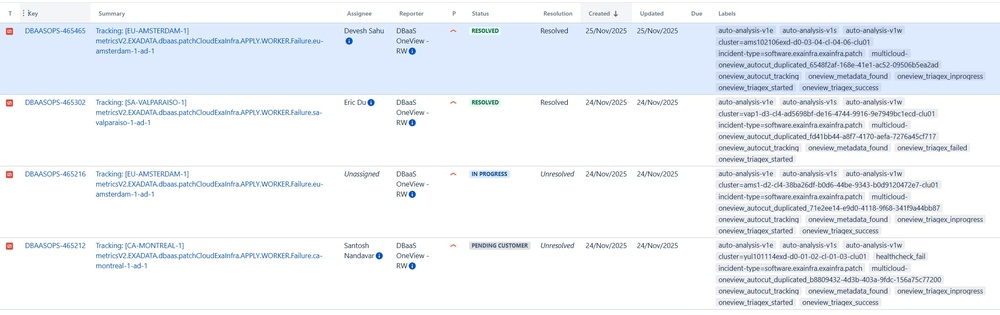
#> input picture Screenshot_Nov_25.jpg, 1000 x 315 px, shrunk from 2377 x 748 before the run
$ python jira_table_processor_antigravity.py
#> lines starting #> are read from the running program, lines starting #| are printed output that depends on the picture
import cv2
import pytesseract
import pandas as pd
import numpy as np
from PIL import Image
import os
from typing import Tuple, List, Optional

# Set tesseract cmd if needed (usually in PATH)
# pytesseract.pytesseract.tesseract_cmd = r'C:\Program Files\Tesseract-OCR\tesseract.exe'

class JiraTableProcessor:
    def __init__(self, image_path: str):
        self.image_path = image_path
        self.df = pd.DataFrame()
        self.status_df = pd.DataFrame()

    def extract_table_from_image(self) -> pd.DataFrame:
        """
        Extracts a table from a JIRA screenshot and returns a DataFrame.
        """
        print(f"Processing image: {self.image_path}")

        if not os.path.exists(self.image_path):
            print(f"Error: File not found at {self.image_path}")
            return pd.DataFrame()

        # 1. Load image
        img = cv2.imread(self.image_path)
#> img is the input picture: shape (315, 1000, 3); mean B, G, R 246.5, 241.1, 237
        if img is None:
            print("Error: Could not read image.")
            return pd.DataFrame()

        # 2. Preprocessing
        gray = cv2.cvtColor(img, cv2.COLOR_BGR2GRAY)
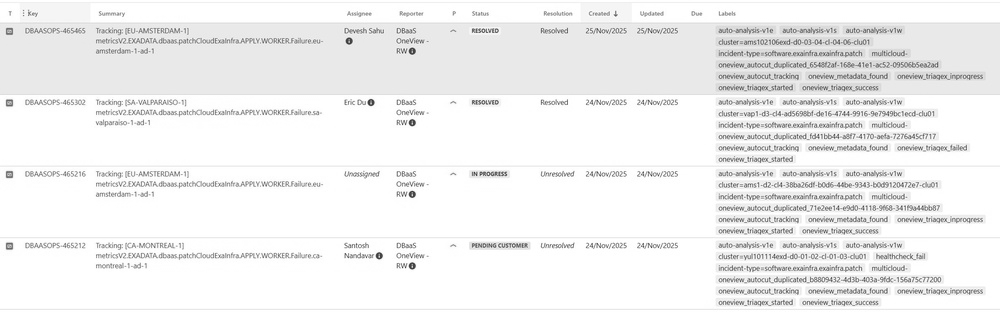
#> gray: shape (315, 1000); min 50, max 255, mean 240.4
        _, thresh = cv2.threshold(gray, 0, 255, cv2.THRESH_BINARY + cv2.THRESH_OTSU)
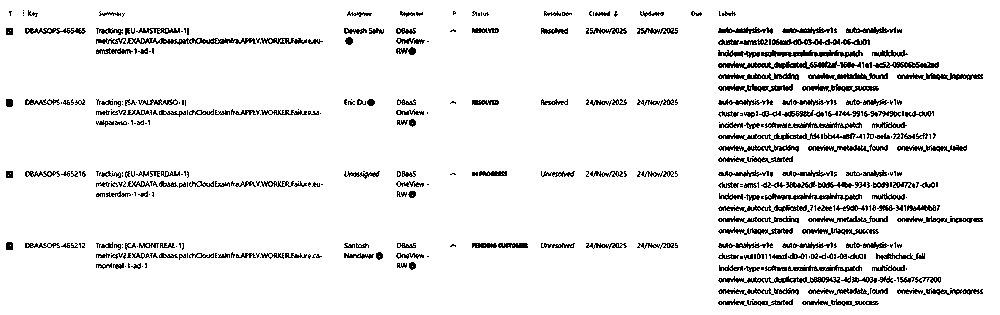
#> thresh: shape (315, 1000); 92.1% white; black in thin lines or dots

        # 3. OCR with data extraction
        custom_config = r'--oem 3 --psm 6'
        data = pytesseract.image_to_data(thresh, config=custom_config, output_type=pytesseract.Output.DICT)

        # 4. Parse OCR data
        n_boxes = len(data['text'])
        rows = []

        for i in range(n_boxes):
            text = data['text'][i].strip()
            if not text:
                continue

            x, y, w, h = data['left'][i], data['top'][i], data['width'][i], data['height'][i]
            rows.append({'text': text, 'x': x, 'y': y, 'w': w, 'h': h})

        if not rows:
            print("No text detected.")
            return pd.DataFrame()

        df_words = pd.DataFrame(rows)

        # 5. Group by Rows
        df_words = df_words.sort_values(by='y')
        row_groups = []
        current_row_y = -100
        row_tolerance = 15
        current_row_index = -1
        row_indices = []

        for index, row in df_words.iterrows():
            if abs(row['y'] - current_row_y) > row_tolerance:
                current_row_index += 1
                current_row_y = row['y']
            row_indices.append(current_row_index)

        df_words['row_index'] = row_indices

        # 6. Reconstruct Table
        table_rows = []
        unique_rows = df_words['row_index'].unique()

        for r_idx in unique_rows:
            row_data = df_words[df_words['row_index'] == r_idx].sort_values(by='x')

            # Detect column gaps
            row_data['x_end'] = row_data['x'] + row_data['w']
            row_data['next_x'] = row_data['x'].shift(-1)
            row_data['gap'] = row_data['next_x'] - row_data['x_end']

            column_gap_threshold = 40

            current_cell_text = []
            row_cells = []

            for idx, word_row in row_data.iterrows():
                current_cell_text.append(word_row['text'])

                if np.isnan(word_row['gap']) or word_row['gap'] > column_gap_threshold:
                    row_cells.append(" ".join(current_cell_text))
                    current_cell_text = []

            table_rows.append(row_cells)

        # Normalize table width
        max_cols = max([len(r) for r in table_rows]) if table_rows else 0
        print(f"Detected {len(table_rows)} rows and max {max_cols} columns.")

        padded_rows = []
        for r in table_rows:
            if len(r) < max_cols:
                r.extend([''] * (max_cols - len(r)))
            padded_rows.append(r)

        if padded_rows:
            # Heuristic: First row is header
            headers = padded_rows[0]
            # Clean headers
            headers = [h.replace('|', '').strip() for h in headers]

            self.df = pd.DataFrame(padded_rows[1:], columns=headers)
            return self.df
        else:
            return pd.DataFrame()

    # [170 lines left out: functions save_to_csv, print_table, process_labels_and_create_status_report, print_status_report, save_status_report_to_csv, create_html_report, not called in this run]

    def run(self):
        # 1. Extract table from image
        self.df = self.extract_table_from_image()

        if self.df.empty:
            print("Extraction failed or empty table.")
            return

        # 2. Save original data to CSV
        self.save_to_csv(self.df, 'jira_table.csv')

        # 3. Print original table
        self.print_table(self.df)

        # 4. Process labels and create status report
        self.status_df = self.process_labels_and_create_status_report(self.df)

        # 5. Save status report to CSV
        self.save_status_report_to_csv(self.status_df, 'jira_status_report.csv')

        # 6. Create HTML report with hyperlinks
        self.create_html_report(self.status_df, 'jira_status_report.html')

        # 7. Print final status report
        self.print_status_report(self.status_df)

def main():
    image_path = "Screenshot_Nov_25.jpg"
    processor = JiraTableProcessor(image_path)
    processor.run()
#> (the call stopped at in extract_table_from_image, `data = pytesseract.image_to_data(thresh, config=custom_config, output_..`: pytesseract is not available in this run)

if __name__ == "__main__":
    main()
